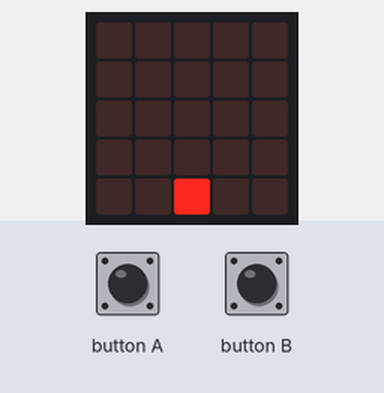
The program below on a simulated BBC micro:bit running MicroPython. Shown: the board's 5×5 LED display. The inputs (shaded band) are chosen by the test bench. Random numbers come from a fixed seed.

Above: at 1.2 s.
1.3 s: button A pressed for 0.15 s
At 2.5 s:
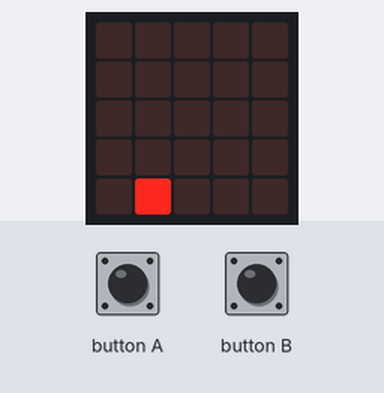
2.9 s: button A pressed for 1 s
At 3.9 s:
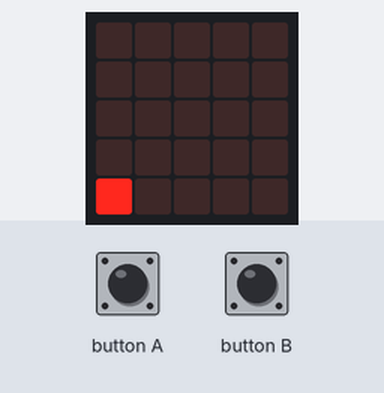
5.4 s: button A pressed for 0.15 s
At 5.8 s:
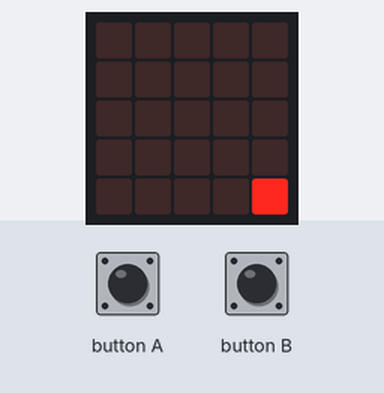
7.0 s: button A pressed for 3.2 s
At 7.9 s:
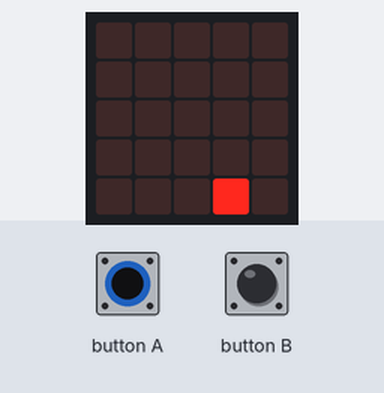
11.7 s: button B pressed for 0.15 s
At 12.9 s:
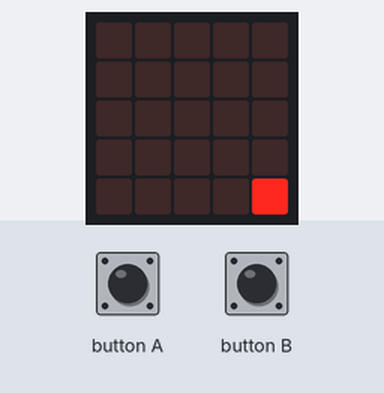
13.3 s: button B pressed for 1 s
At 14.2 s:
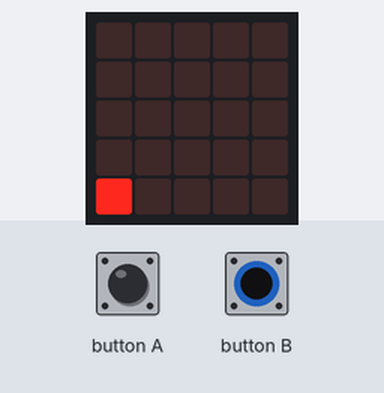
Timing chart, 0 to 16.3 s (numbered marks = the images above; inputs shaded):
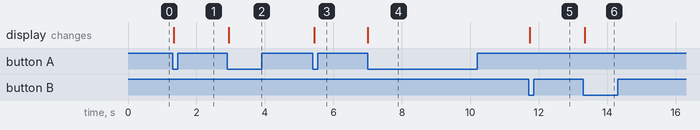

Measured:
- after the input at 1.3 s, the display: changes at once (image 1)
- after the input at 2.9 s, the display: changes at once (image 2)
- after the input at 5.4 s, the display: changes at once (image 3)
- after the input at 7.0 s, the display: changes at once (image 4)
- after the input at 11.7 s, the display: changes at once (image 5)
- after the input at 13.3 s, the display: changes at once (image 6)

The program:

banana01.py
```python
from microbit import *
import random
import music

x = 2
y = 4

def new_row():
  a =['0']*5
  a[random.randint(0, 4)]='9'
  return ''.join(a)

leds = ['00000']*5

display.set_pixel(x, y, 9)

counter = 0

while True:
    # display image
    if counter > 30000:
        display.show(Image(':'.join(leds)))
        leds.insert(0, new_row())
        leds.pop()
        display.set_pixel(x, y, 9)
        counter = counter - 30000

    # sleep(2000)

    # # control the movement of the led at the bottom row
    if button_a.was_pressed():
        display.set_pixel(x, y, 0)
        x = x - 1
        if x < 0:
            x = 4
        display.set_pixel(x, y, 9)
    if button_b.was_pressed():
        display.set_pixel(x, y, 0)
        x = x + 1
        if x > 4:
            x = 0
        display.set_pixel(x, y, 9)

    counter = counter + 1
```
